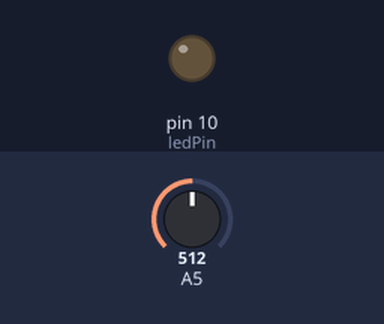
The sketch below on a simulated Arduino Uno, built with avr-gcc and run on an emulated ATmega328P. On the bench: output pins drawn as LEDs (lit = HIGH). Inputs (shaded band) come from the test bench; at power-on: A5 = 512.

Above: at 1.2 s.
1.3 s: A5 set to 522
At 2.5 s:
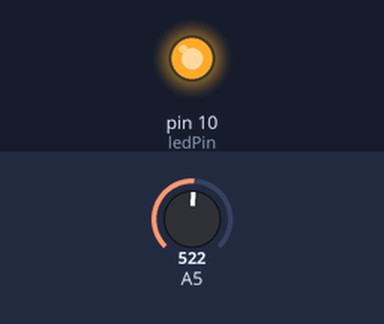
2.8 s: A5 set to 511
At 3.9 s:
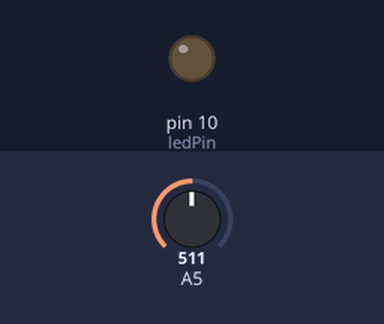
4.3 s: A5 set to 716
At 5.0 s:
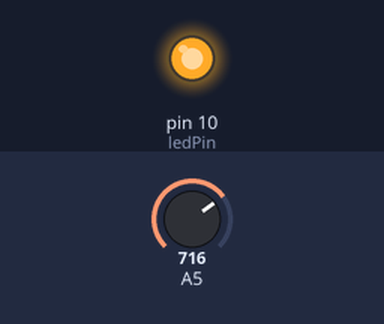
Timing chart, 0 to 7.3 s (numbered marks = the images above; inputs shaded):
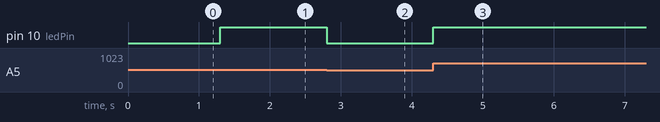

Measured:
- the behaviour switches between 512 and 513 on A5 (found by bisection; images 0 and 1)
- after the input at 1.3 s, pin 10 (ledPin): LOW → HIGH at once
- after the input at 2.8 s, pin 10 (ledPin): HIGH → LOW at once
- after the input at 4.3 s, pin 10 (ledPin): LOW → HIGH at once

The sketch:

human-sensor.ino
```cpp
int ledPin = 10;
int humanSensor = A5;

void setup() {
  Serial.begin(9600);
  pinMode(ledPin, OUTPUT);
}
int i=0;
void loop() {
  i = analogRead(5);
  if (i>512){
    digitalWrite(ledPin,HIGH);
  }else{
    digitalWrite(ledPin, LOW);
  }
}
```
